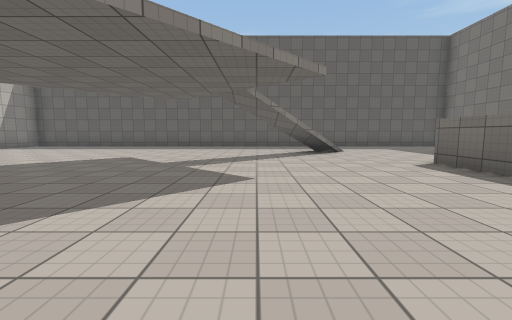
view 1 (above)

16 first-person views from a walk through a scene from a Unity 3-D project. The camera is 1.2 m above the floor, tilts 6° down and sees 90° across. The floor is counted in squares, 2 m on a side. Each view is taken from the middle of a square. On the plan, view 1 faces up. The plan holds only what a view shows up to about 9 squares ahead; the rest is blank. The player character is not drawn. Some animated figures are not drawn. Surface patterns are stand-ins for the level's own textures.

view 2
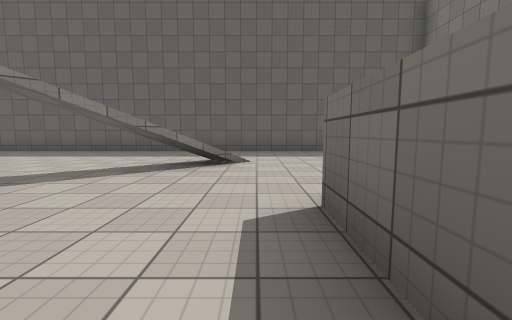

view 3
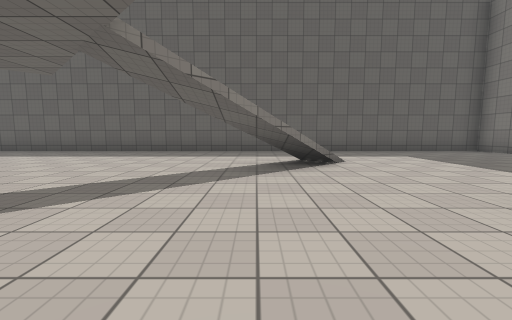

view 4
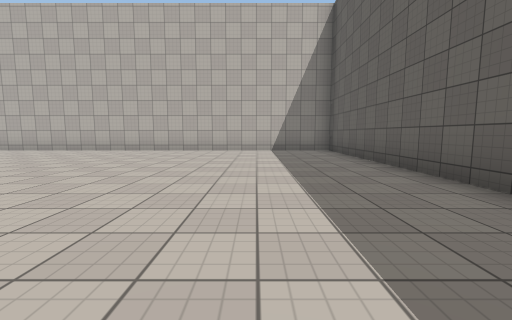

view 5
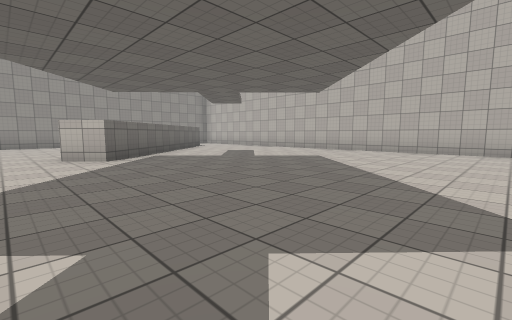

view 6
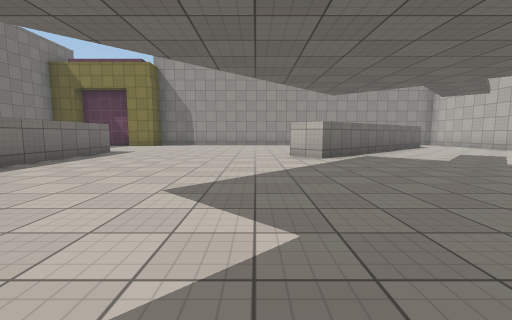

view 7
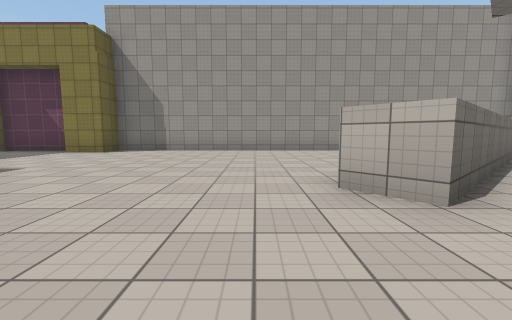

view 8
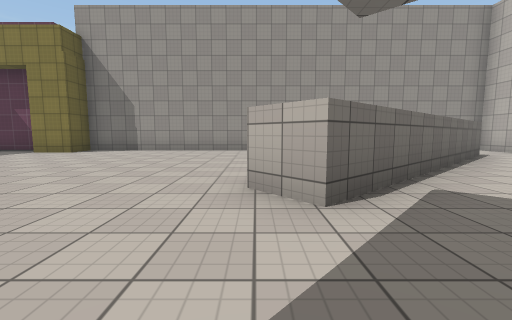

view 9
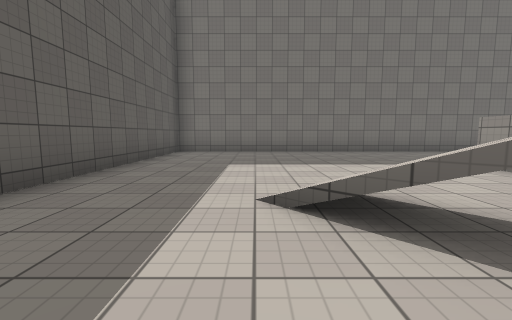

view 10
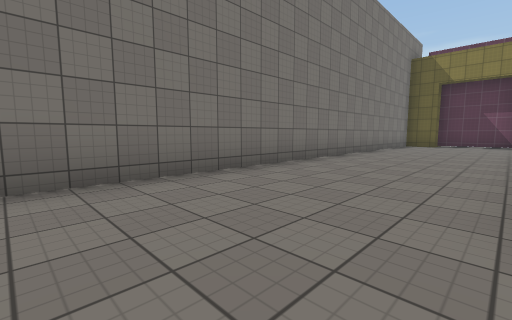

view 11
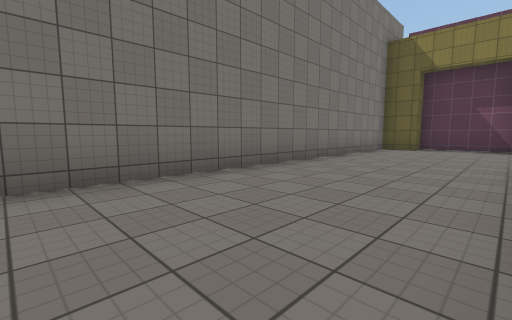

view 12
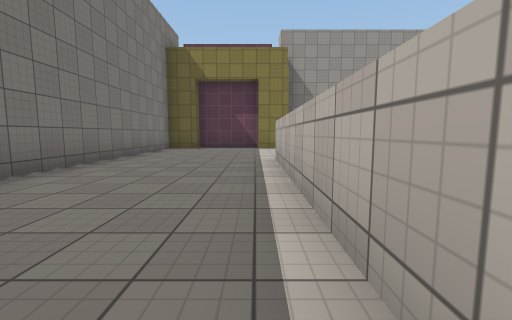

view 13
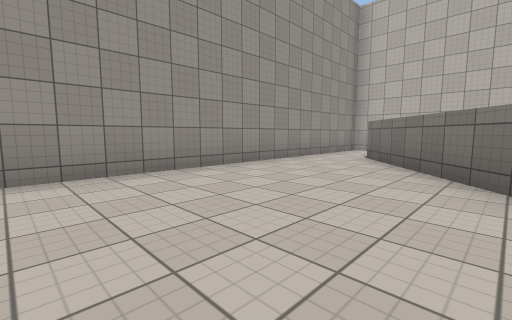

view 14
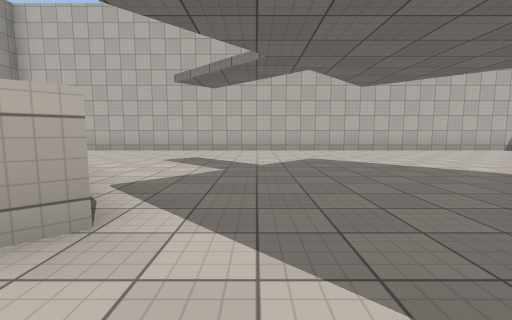

view 15
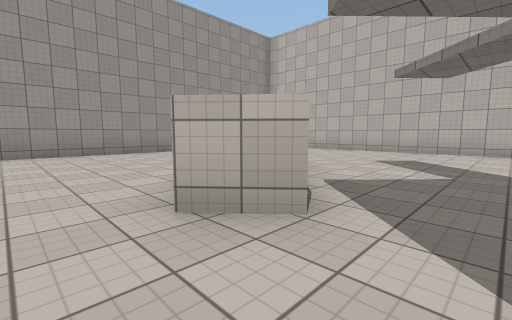

view 16
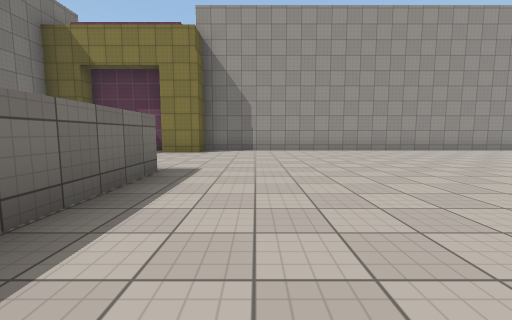

### Floor plan
Points are (right, up) in squares from view 1. A wall is a line through its corners. A room is listed if a view was taken in it or the views show most of it. See-through windows are left out.
Room 1 (views 1, 2, 3, 4, 5, 6, 7, 8, 9, 10, 11, 12, 13, 14, 15, 16)
walls: (3.5, 3.5) (3.5, 5.1); (1.5, 7) (0.9, 6.3); (3.9, 5.1) (4.6, 5.1); (4.5, 3.6) (4.5, -1.9); (3.5, -2) (3.5, 1.5); (-4.4, -2.9) (-7.3, -5.5); (-7.9, -4.7) (-2.6, 0) (-1.8, -0.9); (5, -6.5) (7.3, -6.5) (7.3, -5.9) (7.9, -5.9); (8.4, -5.5) (8.4, 11.5) (-9.8, 11.5) (-9.8, -6.9) (3.7, -6.9) (3.7, -5.9) (5, -5.9)

Positions as (right, up) in squares from view 1, and headings:
1: (0, 0), facing up
2: (3, 3), facing up
3: (1, 3), facing up
4: (-1, 9), facing left
5: (-1, 6), facing down-left
6: (-1, 6), facing down
7: (-1, 2), facing down
8: (-2, 2), facing down
9: (0, 9), facing right
10: (5, 7), facing down-right
11: (5, 4), facing down-right
12: (5, 4), facing down
13: (-1, -3), facing down-left
14: (-1, 1), facing left
15: (-1, 1), facing down-left
16: (2, 2), facing down
